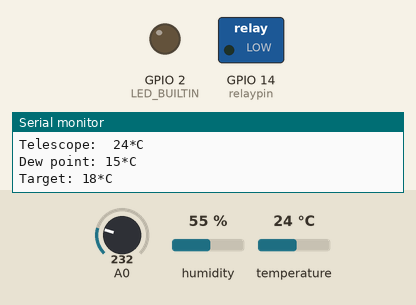
Recording of a sketch running on a simulated ESP8266 (NodeMCU). Shown: switched loads named in the sketch (green lamp = pin HIGH), output pins drawn as LEDs (lit = HIGH, except the on-board LED, lit = LOW), the last lines printed to the serial monitor. Inputs (shaded band) come from the test bench; at power-on: humidity 55 %, A0 = 232, temperature 24 °C. WiFi joins after 1.5 s; servers stay silent unless stated.

Above: at 5.4 s.
5.5 s: humidity set to 79 %
11.0 s: humidity set to 82 %
At 13.5 s:
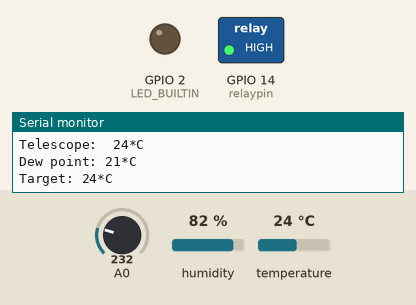
14.3 s: humidity set to 22 %
At 17.7 s:
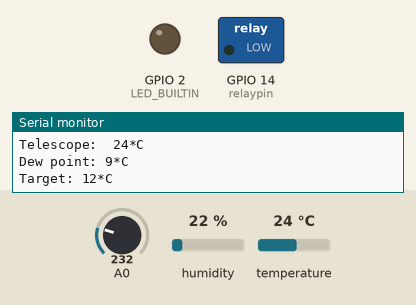
18.3 s: A0 set to 183
At 21.1 s:
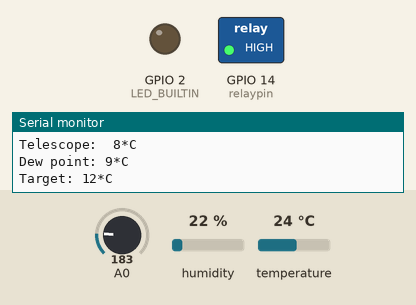
21.5 s: A0 set to 201
At 23.5 s:
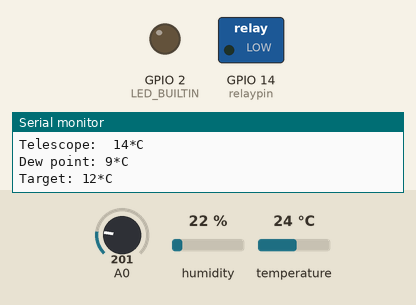
Timing chart, 0 to 25.0 s (numbered marks = the images above; inputs shaded):
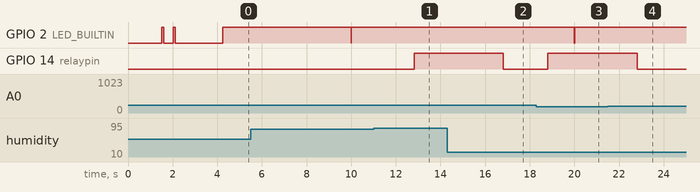

Measured:
- the behaviour switches between 80 and 81 % on humidity (found by bisection; images 0 and 1)
- the behaviour switches between 198 and 197 on A0 (found by bisection; images 2 and 3)
- after the input at 11.0 s, GPIO 14 (relaypin): LOW → HIGH after 1.8 s
- after the input at 14.3 s, GPIO 14 (relaypin): HIGH → LOW after 2.5 s
- after the input at 18.3 s, GPIO 14 (relaypin): LOW → HIGH after 0.52 s
- after the input at 21.5 s, GPIO 14 (relaypin): HIGH → LOW after 1.3 s

The sketch:

dewheater.ino
```cpp
// (licence header left out)
#include <ESP8266WiFi.h>
#include <WiFiManager.h>
#include <ESP8266mDNS.h>
#include <ESP8266WebServer.h>
#include <WiFiClient.h>
#include <SimpleDHT.h>
#include "temp.h"
#include "interval.h"

// initialise the DHT's
SimpleDHT11 ambient_dht(13);
//SimpleDHT11 telescope_dht(12);

Temp previous(0,0);
float aref_level = 3300.0;

int relaypin = 14;

Interval dhtUpdate(2000);
Interval blink(10000);

int currentTemp;
int telescopeTemp;
int humidity;
int dewpoint;

bool state = false;

bool is_connected = false;
bool mdns = false;

ESP8266WebServer server(80);


WiFiManager wm;


void handleRoot()
{
  server.send(200, "text/html", R"=====(
<!DOCTYPE html>
<html>
    <head>
        <meta charset="UTF-8">
        <script src="https://cdn.jsdelivr.net/npm/chart.js"></script>
        <style>
            @import url('https://fonts.googleapis.com/css2?family=Inter:ital,opsz,wght@0,14..32,100..900;1,14..32,100..900&display=swap');
            :root{
                --frame-bg-colour: #292929;
                --bg-colour: #121212;
                --primary: #EF9A9A;
                --secondary: #9aefef;
                --primary-lower: #EF9A9A33;
                --white: #fff
            }
            html, body{
                background-color: var(--bg-colour);
                width: 100%;
                min-height: 100%;
                font-family: Inter, "sans-serif";
                overflow-x: hidden;
                padding: 0;
                margin: 0;
            }

            .card-container {
                display: grid;
                gap: 20px;
                margin: 20px;
                grid-template-areas:
                "data graph"
                "state graph";
                grid-template-columns: minmax(0, 1fr) minmax(0,1fr);
            }

            /* Responsive layout - makes a one column layout instead of a two-column layout */
            @media (max-width: 1000px) {
                .card-container {
                    grid-template-areas:
                    "data"
                    "state"
                    "graph"
                    "graph";
                    grid-template-columns: minmax(0, 1fr);
                }
            }

            .card-container > div {
                background-color: var(--frame-bg-colour);
                padding: 20px;
                border-radius: 10px;
                min-height: 150px;

                transition: background-color 0.5s;
            }

            .data-card {
                grid-area: data;
            }

            .graph-card {
                grid-area: graph;
            }

            .state-card {
                grid-area: state;
            }

            .center {
                display: flex;
                justify-content: center;
                align-items: center;
                height: 100%;
                width: 100%;
            }

            .topbar {
                display: flex;
                justify-content:space-between;
                background-color: var(--frame-bg-colour);
                width: 100%;
            }

            .title {
                float:left;
            }

            .ip-addr {
                float:right;
            }

            .text-600 {
                font-weight: 600;
            }
            .text-300 {
                font-weight: 300;
            }

            .colour-white {
                color: var(--white);
            }

            .topbar > div {
                margin: auto 0;
            }

            .p-1 {
                padding: 5px;
            }

            .p-2 {
                padding: 10px;
            }

            .p-3 {
                padding: 15px;
            }

            .p-4 {
                padding: 20px;
            }

            .active {
                background-color: var(--primary-lower)!important;
                border-color: var(--primary)!important;
                border-width: 5px!important;
                border-style: solid;
                color: var(--primary)!important;
            }

            .data-container {
                display:grid;
                grid-template-columns: auto auto;
                row-gap: 5px;
                margin-top: 5px;
            }

            .data-left {
                text-align: left;
            }
            .data-right {
                text-align: right;
            }

            .heading-3 {
                font-size: 1.17em;
                margin-top: 5px;
                margin-bottom: 5px;
            }

            .heading-1 {
                font-size: 2em;
            }

            .graph {
                height: 100%;
            }

        </style>
    </head>

    <body>
        <div class="topbar">
            <div class="text-600 colour-white p-2 heading-1 title">Dew Heater</div>
            <div class="text-300 colour-white p-2 heading-3 ip-addr" id="ip-addr">0.0.0.0</div>
        </div>

        <div class="card-container">
            <div class="data-card">
                <div class="heading-3 text-600 colour-white">Current Data</div>
                <div class="data-container">
                    <div class="data-left colour-white text-300">Temperature:</div>
                    <div class="data-right colour-white text-300" id="ambient">-</div>
                    <div class="data-left colour-white text-300">Humidity:</div>
                    <div class="data-right colour-white text-300" id="humidity">-</div>
                    <div class="data-left colour-white text-300">Dew Point:</div>
                    <div class="data-right colour-white text-300" id="dewpoint">-</div>
                    <div class="data-left colour-white text-300">Telescope Temperature:</div>
                    <div class="data-right colour-white text-300" id="telescope_temp">-</div>
                </div>
            </div>
            <div class="state-card" id="state">
                <div class="heading-1 text-600 center colour-white" id="state-text">-</div>
            </div>
            <div class="graph-card">
                <div class="heading-3 text-600 colour-white">Data timeseries</div>
                <canvas class="graph" id="graph"></canvas>
            </div>
        </div>

        <script>
            var temps = [];
            var humidities = [];
            var dewpoints = [];
            var times = [];
            var telescope_temps = [];
            const ctx = document.getElementById('graph');
            const url = "/data";

            var fail_count = 0;

            async function get_data() {
                if(fail_count > 10) {
                    clearInterval(update_interval);
                    update_interval = setInterval(get_data, 10000);
                }

                try {
                    const response = await fetch(url);

                    if(!response.ok) {
                        console.log(response);
                        fail_count += 1;
                        return;
                    }

                    const json = await response.json();

                    document.getElementById("ambient").innerHTML = json.ambient_temp + "&deg;C";
                    document.getElementById("humidity").innerHTML = json.humidity + "%";
                    document.getElementById("dewpoint").innerHTML = json.dew_point + "&deg;C";
                    document.getElementById("telescope_temp").innerHTML = json.telescope_temp + "&deg;C";

                    document.getElementById("ip-addr").innerHTML = json.ip_addr;


                    state = json.state;

                    if(state)
                    {
                        document.getElementById("state-text").classList.remove("colour-white");
                        document.getElementById("state").classList.add("active");
                        document.getElementById("state-text").innerHTML = "ON";
                    }
                    else
                    {
                        document.getElementById("state-text").classList.add("colour-white");
                        document.getElementById("state").classList.remove("active");
                        document.getElementById("state-text").innerHTML = "OFF";
                    }

                    chart.data.datasets[1].data.push(json.ambient_temp);
                    //humidities.push(json.humidity);
                    chart.data.datasets[2].data.push(json.dew_point);
                    chart.data.datasets[0].data.push(json.telescope_temp);
                    chart.data.labels.push((new Date()).toLocaleTimeString());

                    // intentially there is no way for it to get re-filled -- as it would make it look kinda bad.
                    if(json.dew_point < 0)
                    {
                        chart.data.datasets[2].fill = false;
                    }

                    chart.update();

                } catch (err) {
                    console.log(err);
                    return;
                }


            }

            var update_interval = setInterval(get_data, 2000);

            var chart = new Chart(ctx, {
                type: 'line',
                data: {
                    labels: [],
                    datasets: [
                        {
                            label: "Telescope Temperature",
                            data: [],
                            fill: false,
                            borderColor: "#EF9A9A",
                            tension: 0.3
                        },
                        {
                            label: "Ambient Temperature",
                            data: [],
                            fill: false,
                            borderColor: "#9aefef",
                            tension: 0.3
                        },
                        {
                            label: "Dew Point",
                            data: [],
                            fill: true,
                            backgroundColor: "#efef9a33",
                            borderColor: "#efef9a",
                            tension: 0.3
                        }
                    ]
                },
                options: {
                    animation: {
                        duration: 1000,
                    },
                    scales: {
                        y: {
                            beginAtZero: true,
                        }
                    },
                }
            });
        </script>
    </body>
</html>
)=====");
}

void handleData()
{
    server.send(200, "application/json", "{\"ambient_temp\":" + String(currentTemp) + ",\"humidity\":"+String(humidity) + ",\"dew_point\":" + String(dewpoint) + ",\"telescope_temp\":" + String(telescopeTemp) + ",\"state\":" + String(state) + ",\"ip_addr\":\"" + WiFi.localIP().toString() +"\"}");
}

void setup()
{
  pinMode(LED_BUILTIN, OUTPUT);
  digitalWrite(LED_BUILTIN, LOW);
  Serial.begin(9600);

  WiFi.mode(WIFI_STA);
  wm.setConfigPortalTimeout(60);
  wm.setClass("invert");
  is_connected = wm.autoConnect("Dew Heater");

  if(!MDNS.begin("dewheater"))
  {
    Serial.println("Could not start MDNS.");
  }
  else
  {
    mdns = true;
  }

  server.on("/", handleRoot);
  server.on("/data", handleData);
  server.begin();

  if(mdns)
  {
    MDNS.addService("http", "tcp", 80);
  }

  pinMode(relaypin, OUTPUT);

  // lil flash to indicate that we are calibrating
  digitalWrite(LED_BUILTIN, HIGH);
  delay(100);
  digitalWrite(LED_BUILTIN, LOW);

  Temp ambient(0, 0);
  Temp telescope(0, 0);

  // wait for 2 seconds to elapse from startup for the DHT
  while(millis() < 2000)
  {
    delay(1);
  }

  ambient.read(ambient_dht);

  digitalWrite(LED_BUILTIN, HIGH);
  delay(100);
  digitalWrite(LED_BUILTIN, LOW);

  while(ambient.error && millis() < 15000)
  {
    delay(2000);
    ambient.read(ambient_dht);
    digitalWrite(LED_BUILTIN, HIGH);
    delay(100);
    digitalWrite(LED_BUILTIN, LOW);
  }

  if(millis() < 15000)
  {
    aref_level = telescope.calibrate(ambient.temperature);
    Serial.println("Calibration: " + String(aref_level));
  }
  digitalWrite(LED_BUILTIN, HIGH);
}

void loop()
{
  server.handleClient();
  if(mdns)
  {
    MDNS.update();
  }

  if(dhtUpdate.has_passed())
  {
    // create objects to store the variables in
    Temp ambient(0, 0);
    Temp telescope(0, 0);

    // read the data from the DHT11's
    ambient.read(ambient_dht);
    //telescope.read(telescope_dht);

    if(ambient.error)
    {
        ambient = previous;
    }

    // not a dht11, but TMP36
    telescope.read(aref_level);

    // calculate target temperature
    float target = dew_point(ambient.temperature, ambient.humidity) + 3;

    currentTemp = (int)ambient.temperature;
    humidity = (int)ambient.humidity;
    telescopeTemp = (int)telescope.temperature;
    dewpoint = (int)(target - 3);

    // turn on the heater if neccessary
    if(telescope.temperature <= target)
    {
      digitalWrite(relaypin, HIGH);
      state = true;
    }

    else
    {
      digitalWrite(relaypin, LOW);
      state = false;
    }

    // debug printing -- wrap in a function soon?
    char buffer[50];
    sprintf(buffer, "Ambient:\t%d*C\t%d%%\n\r", ambient.temperature, ambient.humidity);
    Serial.print(buffer);
    sprintf(buffer, "Telescope:\t%d*C\n\r", telescope.temperature);
    Serial.print(buffer);
    sprintf(buffer, "Dew point: %d*C\n\r", (int)dewpoint);
    Serial.print(buffer);
    sprintf(buffer, "Target: %d*C\n\n\r", (int)target);
    Serial.print(buffer);

    previous = ambient;
  }

  if(blink.has_passed())
  {
    digitalWrite(LED_BUILTIN, LOW);
    delay(10);
    digitalWrite(LED_BUILTIN, HIGH);
  }

  delay(1);
}
```

interval.cpp
```cpp
#include "interval.h"
#include "Arduino.h"

Interval::Interval(int milliseconds)
{
    this->interval = milliseconds;
    this->last_time = millis();
}

bool Interval::has_passed()
{
    if(millis() >= last_time + this->interval)
    {
        last_time = millis();
        return true;
    }
    else
    {
        return false;
    }
}
```

interval.h
```cpp
#ifndef INTERVAL_H
#define INTERVAL_H 1

#include "Arduino.h"

class Interval
{
    public:
    Interval(int milliseconds);

    bool has_passed();

    private:
    int last_time;
    int interval;
};
#endif
```

temp.cpp
```cpp
/*
 * temp.cpp
 * contains functions for reading the DHTs
 */

#include "temp.h"

/* Temp constructor
 * wraps the temperature and humidity into a struct
 * :: int t :: the temperature
 * :: int d :: the humidity
 */
Temp::Temp(int t, int h)
{
  this->temperature = t;
  this->humidity = h;
}

/* void read
 * ::SimpleDHT11 dht :: a DHT11 object to read the temperature from
 * acts in place on the object that this is called on.
 */
void Temp::read(SimpleDHT11 dht)
{
  // init variables for reading from the DHT
  int err = SimpleDHTErrSuccess;
  byte t = 0;
  byte h = 0;

  // read the dht
  err = dht.read(&t, &h, NULL);

  // if error:
  if(err != SimpleDHTErrSuccess)
  {
    Serial.print("Read DHT11 failed, err=");
    Serial.print(SimpleDHTErrCode(err));
    Serial.print(", ");
    Serial.println(SimpleDHTErrDuration(err));
    this->error = true;
    //Serial.println("trying again in 10s...");
    //delay(10000);
  }

  // set the temp and humidity of the current object
  this->temperature = (int)t;
  this->humidity = (int)h;
}

/**
 * assumes that we are using the TMP 36 connected to A0
 */
void Temp::read(float aref_level)
{

    float average_temp = 0.0;

    for(int i = 0; i < 500; i++)
    {
        float mV = aref_level * analogRead(A0)/1024.0;
        float temp = (mV - 500.0)/10.0;
        average_temp += temp;
        delay(1);
    }


    this->temperature = (int)(average_temp/500.0);
}

/**
 * Calibrate a TMP36
 * by modifying the 3.3 voltage lvl
 */
float Temp::calibrate(int actual)
{
    int measurement = 0.0;
    for(int i = 0; i < 1000; i++)
    {
        measurement += analogRead(A0);
        delay(2);
    }

    float estimated_temp = (3300.0 * (measurement/1000.0)/1024.0 - 500.0)/10.0;

    if(abs(estimated_temp - actual) < 20.0 && (float)measurement/1000.0 != 0)
    {
        return 1024.0 * (actual * 10.0 + 500.0) / ((float)measurement / 1000.0);
    }
    else
    {
        Serial.println(String("Calibration Failed. Reason: ") + String(abs(estimated_temp-actual) > 20 ? "Measurements too far apart: " + String(estimated_temp) + " " + String(actual) : "temp sensor measurement basically zero"));
        return 3300.0;
    }
}

/* float dew_point
 * calculates the dew point given the temperature and humidity
 * :: int temp    :: the temperature
 * :: int humidity:: the humidity
 * returns the approximate dew point
 */
float dew_point(int temperature, int humidity)
{
  return temperature - (100 - humidity)/5;
}
```

temp.h
```cpp
/*
 * temp.h
 * header file for the temperature class and dew point function
 */

#ifndef TEMP_H
#define TEMP_H 1

#include <Arduino.h>
#include <SimpleDHT.h>

/* Temp
 * wraps the temperature and humidity into a class
 *
 */
typedef class Temp
{
  public:
    int temperature;
    int humidity;
    Temp(int t, int d);
    void read(SimpleDHT11 dht);

    float calibrate(int actual);

    void read(float aref_level);

    bool error = false;

} Temp;

/* float dew_point
 * calculates the dew point given the temperature and humidity
 * :: int temp    :: the temperature
 * :: int humidity:: the humidity
 * returns the approximate dew point
 */
float dew_point(int temp, int humidity);

#endif
```
